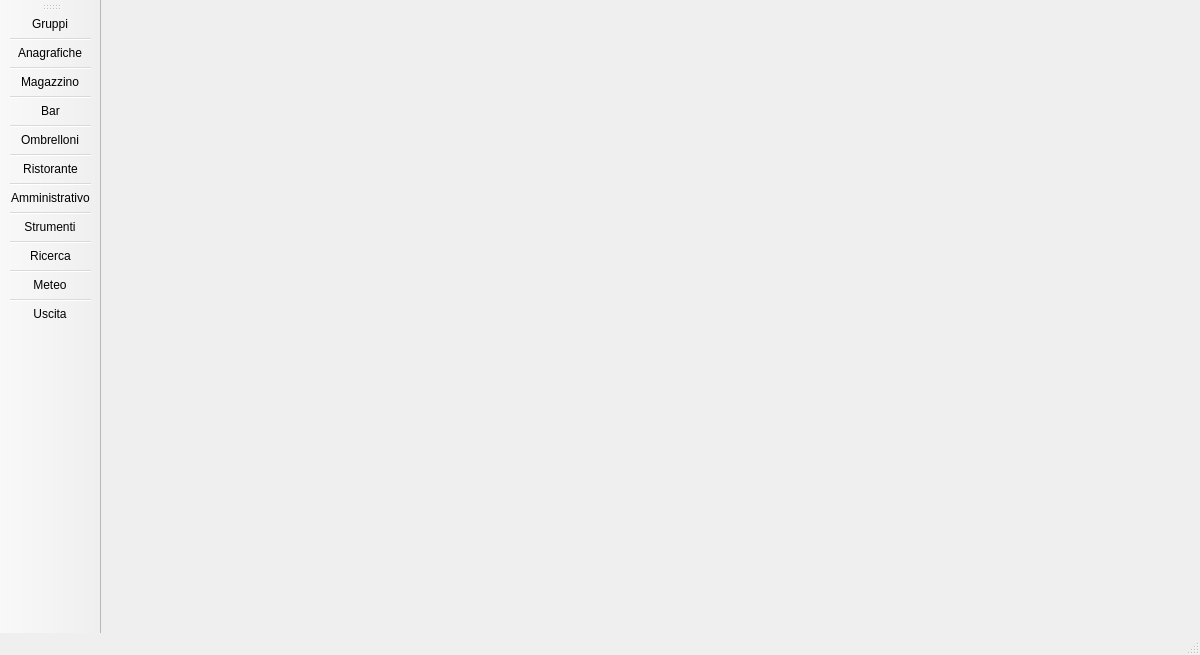
<?xml version="1.0" encoding="UTF-8"?>
<ui version="4.0">
 <class>MainWindow</class>
 <widget class="QMainWindow" name="MainWindow">
  <property name="windowModality">
   <enum>Qt::NonModal</enum>
  </property>
  <property name="geometry">
   <rect>
    <x>0</x>
    <y>0</y>
    <width>1200</width>
    <height>655</height>
   </rect>
  </property>
  <property name="minimumSize">
   <size>
    <width>1200</width>
    <height>655</height>
   </size>
  </property>
  <property name="maximumSize">
   <size>
    <width>1200</width>
    <height>655</height>
   </size>
  </property>
  <property name="sizeIncrement">
   <size>
    <width>0</width>
    <height>0</height>
   </size>
  </property>
  <property name="windowTitle">
   <string>Hotel Management</string>
  </property>
  <property name="windowIcon">
   <iconset resource="resources/logo/Resource_logo.qrc">
    <normaloff>:/resource_logo/logo_small_icon_only.png</normaloff>:/resource_logo/logo_small_icon_only.png</iconset>
  </property>
  <property name="iconSize">
   <size>
    <width>200</width>
    <height>45</height>
   </size>
  </property>
  <widget class="QWidget" name="centralwidget"/>
  <widget class="QStatusBar" name="statusbar"/>
  <widget class="QToolBar" name="toolBar">
   <property name="cursor">
    <cursorShape>PointingHandCursor</cursorShape>
   </property>
   <property name="mouseTracking">
    <bool>false</bool>
   </property>
   <property name="windowTitle">
    <string>toolBar</string>
   </property>
   <property name="iconSize">
    <size>
     <width>250</width>
     <height>45</height>
    </size>
   </property>
   <attribute name="toolBarArea">
    <enum>LeftToolBarArea</enum>
   </attribute>
   <attribute name="toolBarBreak">
    <bool>false</bool>
   </attribute>
   <addaction name="actionGruppi"/>
   <addaction name="separator"/>
   <addaction name="actionAnagrafiche"/>
   <addaction name="separator"/>
   <addaction name="actionMagazzino"/>
   <addaction name="separator"/>
   <addaction name="actionBar"/>
   <addaction name="separator"/>
   <addaction name="actionOmbrelloni"/>
   <addaction name="separator"/>
   <addaction name="actionRistorante"/>
   <addaction name="separator"/>
   <addaction name="actionAmministrativo"/>
   <addaction name="separator"/>
   <addaction name="actionStrumenti"/>
   <addaction name="separator"/>
   <addaction name="actionRicerca"/>
   <addaction name="separator"/>
   <addaction name="actionMeteo"/>
   <addaction name="separator"/>
   <addaction name="actionUscita"/>
  </widget>
  <action name="actionGruppi">
   <property name="icon">
    <iconset resource="resources/Tab_Admin/Resource files.qrc">
     <normaloff>:/sources/Icona_gruppi.png</normaloff>:/sources/Icona_gruppi.png</iconset>
   </property>
   <property name="text">
    <string>Gruppi</string>
   </property>
   <property name="toolTip">
    <string>Apre il gestore dei gruppi</string>
   </property>
   <property name="shortcut">
    <string>F1</string>
   </property>
  </action>
  <action name="actionAnagrafiche">
   <property name="icon">
    <iconset resource="resources/Tab_Admin/Resource files.qrc">
     <normaloff>:/sources/Icona_anagrafiche.png</normaloff>:/sources/Icona_anagrafiche.png</iconset>
   </property>
   <property name="text">
    <string>Anagrafiche</string>
   </property>
   <property name="toolTip">
    <string>Apre il gestore delle anagrafiche</string>
   </property>
   <property name="shortcut">
    <string>F2</string>
   </property>
  </action>
  <action name="actionMagazzino">
   <property name="icon">
    <iconset resource="resources/Tab_Admin/Resource files.qrc">
     <normaloff>:/sources/Icona_magazzino.png</normaloff>:/sources/Icona_magazzino.png</iconset>
   </property>
   <property name="text">
    <string>Magazzino</string>
   </property>
   <property name="toolTip">
    <string>Apre il gestore del magazzino</string>
   </property>
   <property name="shortcut">
    <string>F3</string>
   </property>
  </action>
  <action name="actionBar">
   <property name="icon">
    <iconset resource="resources/Tab_Admin/Resource files.qrc">
     <normaloff>:/sources/Icona_bar.png</normaloff>:/sources/Icona_bar.png</iconset>
   </property>
   <property name="text">
    <string>Bar</string>
   </property>
   <property name="toolTip">
    <string>Apre il gestore dei bar</string>
   </property>
   <property name="shortcut">
    <string>F4</string>
   </property>
  </action>
  <action name="actionOmbrelloni">
   <property name="icon">
    <iconset resource="resources/Tab_Admin/Resource files.qrc">
     <normaloff>:/sources/Icona_ombrelloni.png</normaloff>:/sources/Icona_ombrelloni.png</iconset>
   </property>
   <property name="text">
    <string>Ombrelloni</string>
   </property>
   <property name="toolTip">
    <string>Apre il gestore degli Ombrelloni</string>
   </property>
   <property name="shortcut">
    <string>F5</string>
   </property>
  </action>
  <action name="actionRistorante">
   <property name="icon">
    <iconset resource="resources/Tab_Admin/Resource files.qrc">
     <normaloff>:/sources/Icona_ristorante.png</normaloff>:/sources/Icona_ristorante.png</iconset>
   </property>
   <property name="text">
    <string>Ristorante</string>
   </property>
   <property name="toolTip">
    <string>Apre il gestore del ristornate</string>
   </property>
   <property name="shortcut">
    <string>F6</string>
   </property>
  </action>
  <action name="actionAmministrativo">
   <property name="icon">
    <iconset resource="resources/Tab_Admin/Resource files.qrc">
     <normaloff>:/sources/Icona_amministrativo.png</normaloff>:/sources/Icona_amministrativo.png</iconset>
   </property>
   <property name="text">
    <string>Amministrativo</string>
   </property>
   <property name="toolTip">
    <string>Apre il gestore dell'amministrativo</string>
   </property>
   <property name="shortcut">
    <string>F7</string>
   </property>
  </action>
  <action name="actionStrumenti">
   <property name="icon">
    <iconset resource="resources/Tab_Admin/Resource files.qrc">
     <normaloff>:/sources/Icona_strumenti.png</normaloff>:/sources/Icona_strumenti.png</iconset>
   </property>
   <property name="text">
    <string>Strumenti</string>
   </property>
   <property name="toolTip">
    <string>Apre il gestore degli Strumenti</string>
   </property>
   <property name="shortcut">
    <string>F8</string>
   </property>
  </action>
  <action name="actionRicerca">
   <property name="icon">
    <iconset resource="resources/Tab_Admin/Resource files.qrc">
     <normaloff>:/sources/Icona_ricerca.png</normaloff>:/sources/Icona_ricerca.png</iconset>
   </property>
   <property name="text">
    <string>Ricerca</string>
   </property>
   <property name="toolTip">
    <string>Apre una finestra per la ricerca di un cliente</string>
   </property>
   <property name="shortcut">
    <string>F9</string>
   </property>
  </action>
  <action name="actionMeteo">
   <property name="icon">
    <iconset resource="resources/Tab_Admin/Resource files.qrc">
     <normaloff>:/sources/Icona_Meteo.png</normaloff>:/sources/Icona_Meteo.png</iconset>
   </property>
   <property name="text">
    <string>Meteo</string>
   </property>
   <property name="toolTip">
    <string>Apre una finestra che mostra il meteo</string>
   </property>
   <property name="shortcut">
    <string>F10</string>
   </property>
  </action>
  <action name="actionUscita">
   <property name="icon">
    <iconset resource="resources/Tab_Admin/Resource files.qrc">
     <normaloff>:/sources/Icona_uscita.png</normaloff>:/sources/Icona_uscita.png</iconset>
   </property>
   <property name="text">
    <string>Uscita</string>
   </property>
   <property name="toolTip">
    <string>Arresta l'esecuzione del programma</string>
   </property>
   <property name="shortcut">
    <string>F11</string>
   </property>
  </action>
 </widget>
 <resources>
  <include location="resources/Tab_Admin/Resource files.qrc"/>
  <include location="resources/logo/Resource_logo.qrc"/>
 </resources>
 <connections/>
</ui>
